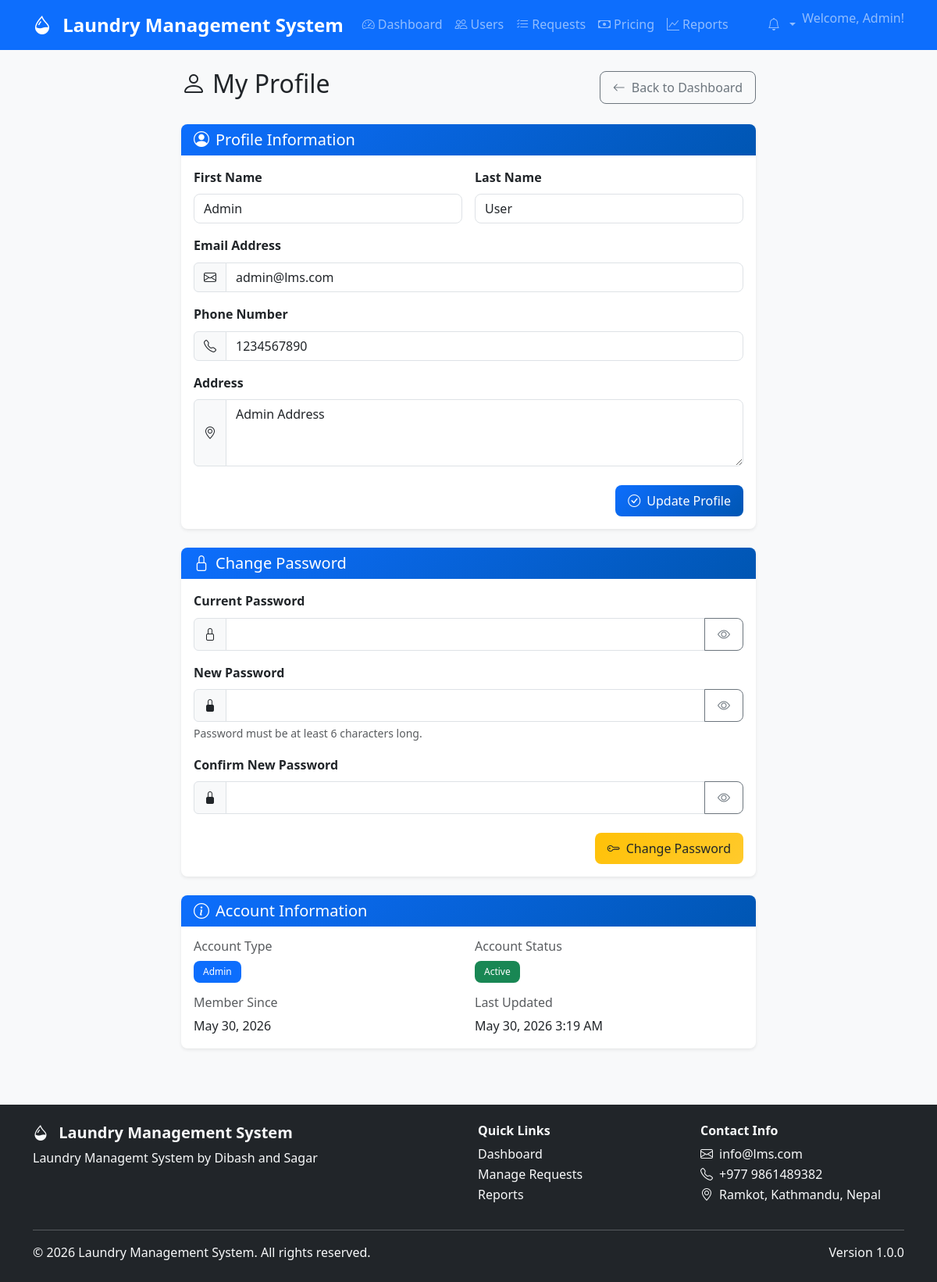
Screenshot of /user/profile.php (signed in) with the database file from the repository.
### tables this page shows
CREATE TABLE users (
    id INT AUTO_INCREMENT PRIMARY KEY,
    first_name VARCHAR(50) NOT NULL,
    last_name VARCHAR(50) NOT NULL,
    email VARCHAR(100) UNIQUE NOT NULL,
    phone VARCHAR(15) NOT NULL,
    address TEXT NOT NULL,
    password VARCHAR(255) NOT NULL,
    user_type ENUM('user', 'admin') DEFAULT 'user',
    status ENUM('active', 'inactive') DEFAULT 'active',
    email_verified BOOLEAN DEFAULT FALSE,
    verification_token VARCHAR(255) NULL,
    reset_token VARCHAR(255) NULL,
    reset_token_expires DATETIME NULL,
    created_at TIMESTAMP DEFAULT CURRENT_TIMESTAMP,
    updated_at TIMESTAMP DEFAULT CURRENT_TIMESTAMP ON UPDATE CURRENT_TIMESTAMP
);

CREATE TABLE system_settings (
    id INT AUTO_INCREMENT PRIMARY KEY,
    setting_key VARCHAR(100) UNIQUE NOT NULL,
    setting_value TEXT NOT NULL,
    description TEXT,
    updated_at TIMESTAMP DEFAULT CURRENT_TIMESTAMP ON UPDATE CURRENT_TIMESTAMP
);

### includes/functions.php (called while the page is built, shortened)
<?php
function is_logged_in() {
    return isset($_SESSION['user_id']) && !empty($_SESSION['user_id']);
}
function is_admin() {
    return isset($_SESSION['user_type']) && $_SESSION['user_type'] === 'admin';
}
function format_date($date, $format = 'M d, Y') {
    return date($format, strtotime($date));
}
function format_datetime($datetime, $format = 'M d, Y g:i A') {
    return date($format, strtotime($datetime));
}
function get_status_badge_class($status) {
    $classes = [
        'pending' => 'bg-warning',
        'accepted' => 'bg-info',
        'picked_up' => 'bg-primary',
        'in_process' => 'bg-secondary',
        'ready' => 'bg-success',
        'delivered' => 'bg-success',
        'cancelled' => 'bg-danger',
        'active' => 'bg-success',
        'inactive' => 'bg-secondary'
    ];
    return $classes[$status] ?? 'bg-secondary';
}
function get_setting($key, $default = '') {
    global $pdo;
    try {
        $stmt = $pdo->prepare("SELECT setting_value FROM system_settings WHERE setting_key = ?");
        $stmt->execute([$key]);
        $result = $stmt->fetch();
        return $result ? $result['setting_value'] : $default;
    } catch (PDOException $e) {
        error_log("Setting retrieval error: " . $e->getMessage());
        return $default;
    }
}
?>

### user/profile.php (the view, shortened to what this page needs)
<?php
require_once '../config/config.php';
try {
    $stmt = $pdo->prepare("SELECT * FROM users WHERE id = ?");
    $stmt->execute([$_SESSION['user_id']]);
    $user = $stmt->fetch();
} catch (PDOException $e) {
    error_log("Profile fetch error: " . $e->getMessage());
    $_SESSION['error_message'] = 'Error loading profile.';
    header('Location: dashboard.php');
    exit();
}
include '../includes/header.php';
?>
<div class="row justify-content-center">
    <div class="col-lg-8">
        <div class="d-flex justify-content-between align-items-center mb-4">
            <h2>
                <i class="bi bi-person me-2"></i>My Profile
            </h2>
            <a href="dashboard.php" class="btn btn-outline-secondary">
                <i class="bi bi-arrow-left me-2"></i>Back to Dashboard
            </a>
        </div>
        <div class="card mb-4">
            <div class="card-header">
                <h5 class="mb-0">
                    <i class="bi bi-person-circle me-2"></i>Profile Information
                </h5>
            </div>
            <div class="card-body">
                <form method="POST" id="profileForm" novalidate>
                    <div class="row g-3 mb-3">
                        <div class="col-md-6">
                            <label for="first_name" class="form-label">First Name</label>
                            <input type="text" class="form-control" id="first_name" name="first_name"
                                   value="<?php echo htmlspecialchars($user['first_name']); ?>" required>
                        </div>
                        <div class="col-md-6">
                            <label for="last_name" class="form-label">Last Name</label>
                            <input type="text" class="form-control" id="last_name" name="last_name"
                                   value="<?php echo htmlspecialchars($user['last_name']); ?>" required>
                        </div>
                    </div>
                    <div class="mb-3">
                        <label for="email" class="form-label">Email Address</label>
                        <div class="input-group">
                            <span class="input-group-text"><i class="bi bi-envelope"></i></span>
                            <input type="email" class="form-control" id="email" name="email"
                                   value="<?php echo htmlspecialchars($user['email']); ?>" required>
                        </div>
                    </div>
                    <div class="mb-3">
                        <label for="phone" class="form-label">Phone Number</label>
                        <div class="input-group">
                            <span class="input-group-text"><i class="bi bi-telephone"></i></span>
                            <input type="tel" class="form-control" id="phone" name="phone"
                                   value="<?php echo htmlspecialchars($user['phone']); ?>" required>
                        </div>
                    </div>
                    <div class="mb-4">
                        <label for="address" class="form-label">Address</label>
                        <div class="input-group">
                            <span class="input-group-text"><i class="bi bi-geo-alt"></i></span>
                            <textarea class="form-control" id="address" name="address" rows="3" required><?php echo htmlspecialchars($user['address']); ?></textarea>
                        </div>
                    </div>
                    <div class="d-flex justify-content-end">
                        <button type="submit" class="btn btn-primary">
                            <i class="bi bi-check-circle me-2"></i>Update Profile
                        </button>
                    </div>
                </form>
            </div>
        </div>
        <div class="card mb-4">
            <div class="card-header">
                <h5 class="mb-0">
                    <i class="bi bi-lock me-2"></i>Change Password
                </h5>
            </div>
            <div class="card-body">
                <form method="POST" id="passwordForm" novalidate>
                    <div class="mb-3">
                        <label for="current_password" class="form-label">Current Password</label>
                        <div class="input-group">
                            <span class="input-group-text"><i class="bi bi-lock"></i></span>
                            <input type="password" class="form-control" id="current_password" name="current_password" required>
                            <button class="btn btn-outline-secondary" type="button" onclick="togglePasswordVisibility('current_password')">
                                <i class="bi bi-eye"></i>
                            </button>
                        </div>
                    </div>
                    <div class="mb-3">
                        <label for="new_password" class="form-label">New Password</label>
                        <div class="input-group">
                            <span class="input-group-text"><i class="bi bi-lock-fill"></i></span>
                            <input type="password" class="form-control" id="new_password" name="new_password" required>
                            <button class="btn btn-outline-secondary" type="button" onclick="togglePasswordVisibility('new_password')">
                                <i class="bi bi-eye"></i>
                            </button>
                        </div>
                        <div class="form-text">Password must be at least <?php echo PASSWORD_MIN_LENGTH; ?> characters long.</div>
                    </div>
                    <div class="mb-4">
                        <label for="confirm_password" class="form-label">Confirm New Password</label>
                        <div class="input-group">
                            <span class="input-group-text"><i class="bi bi-lock-fill"></i></span>
                            <input type="password" class="form-control" id="confirm_password" name="confirm_password" required>
                            <button class="btn btn-outline-secondary" type="button" onclick="togglePasswordVisibility('confirm_password')">
                                <i class="bi bi-eye"></i>
                            </button>
                        </div>
                    </div>
                    <div class="d-flex justify-content-end">
                        <button type="submit" class="btn btn-warning">
                            <i class="bi bi-key me-2"></i>Change Password
                        </button>
                    </div>
                </form>
            </div>
        </div>
        <div class="card">
            <div class="card-header">
                <h5 class="mb-0">
                    <i class="bi bi-info-circle me-2"></i>Account Information
                </h5>
            </div>
            <div class="card-body">
                <div class="row g-3">
                    <div class="col-md-6">
                        <h6 class="text-muted">Account Type</h6>
                        <p class="mb-0">
                            <span class="badge bg-primary"><?php echo ucfirst($user['user_type']); ?></span>
                        </p>
                    </div>
                    <div class="col-md-6">
                        <h6 class="text-muted">Account Status</h6>
                        <p class="mb-0">
                            <span class="badge <?php echo get_status_badge_class($user['status']); ?>">
                                <?php echo ucfirst($user['status']); ?>
                            </span>
                        </p>
                    </div>
                    <div class="col-md-6">
                        <h6 class="text-muted">Member Since</h6>
                        <p class="mb-0"><?php echo format_date($user['created_at']); ?></p>
                    </div>
                    <div class="col-md-6">
                        <h6 class="text-muted">Last Updated</h6>
                        <p class="mb-0"><?php echo format_datetime($user['updated_at']); ?></p>
                    </div>
                </div>
            </div>
        </div>
    </div>
</div>
<?php include '../includes/footer.php'; ?>

### includes/footer.php (shortened to what this page needs)
        </div>
    </main>
    <footer class="bg-dark text-light py-4 mt-5">
        <div class="container">
            <div class="row">
                <div class="col-md-6">
                    <h5 class="fw-bold">
                        <i class="bi bi-droplet-half me-2"></i>
                        <?php echo APP_NAME; ?>
                    </h5>
                    <p class="mb-0">Laundry Managemt System by Dibash and Sagar</p>
                </div>
                <div class="col-md-3">
                    <h6 class="fw-bold">Quick Links</h6>
                    <ul class="list-unstyled">
                        <?php if (is_logged_in()): ?>
                            <?php if (is_admin()): ?>
                                <li><a href="<?php echo APP_URL; ?>/admin/dashboard.php" class="text-light text-decoration-none">Dashboard</a></li>
                                <li><a href="<?php echo APP_URL; ?>/admin/requests.php" class="text-light text-decoration-none">Manage Requests</a></li>
                                <li><a href="<?php echo APP_URL; ?>/admin/reports.php" class="text-light text-decoration-none">Reports</a></li>
                            <?php endif; ?>
                        <?php else: ?>
                            <li><a href="<?php echo APP_URL; ?>/login.php" class="text-light text-decoration-none">Login</a></li>
                            <li><a href="<?php echo APP_URL; ?>/register.php" class="text-light text-decoration-none">Register</a></li>
                        <?php endif; ?>
                    </ul>
                </div>
                <div class="col-md-3">
                    <h6 class="fw-bold">Contact Info</h6>
                    <ul class="list-unstyled">
                        <li><i class="bi bi-envelope me-2"></i><?php echo get_setting('site_email', 'info@lms.com'); ?></li>
                        <li><i class="bi bi-telephone me-2"></i>+977 9861489382</li>
                        <li><i class="bi bi-geo-alt me-2"></i>Ramkot, Kathmandu, Nepal</li>
                    </ul>
                </div>
            </div>
            <hr class="my-3">
            <div class="row align-items-center">
                <div class="col-md-6">
                    <p class="mb-0">&copy; <?php echo date('Y'); ?> <?php echo APP_NAME; ?>. All rights reserved.</p>
                </div>
                <div class="col-md-6 text-md-end">
                    <p class="mb-0">Version <?php echo APP_VERSION; ?></p>
                </div>
            </div>
        </div>
    </footer>
</body>
</html>

### assets/css/style.css (style rules this page uses)
:root { --primary-color: #0d6efd; --secondary-color: #6c757d; --success-color: #198754; --danger-color: #dc3545; --warning-color: #ffc107; --info-color: #0dcaf0; --light-color: #f8f9fa; --dark-color: #212529; --border-radius: 0.5rem; --box-shadow: 0 0.125rem 0.25rem rgba(0, 0, 0, 0.075); --box-shadow-lg: 0 1rem 3rem rgba(0, 0, 0, 0.175); }
body { font-family: 'Segoe UI', Tahoma, Geneva, Verdana, sans-serif; background-color: #f8f9fa; line-height: 1.6; }
.card { border: none; border-radius: var(--border-radius); box-shadow: var(--box-shadow); transition: all 0.3s ease; }
.card-header { background: linear-gradient(135deg, var(--primary-color), #0056b3); color: white; border-radius: var(--border-radius) var(--border-radius) 0 0 !important; border: none; font-weight: 600; }
.form-control, .form-select { border-radius: var(--border-radius); border: 1px solid #dee2e6; transition: all 0.3s ease; }
.form-label { font-weight: 600; color: var(--dark-color); margin-bottom: 0.5rem; }
.btn { border-radius: var(--border-radius); font-weight: 500; padding: 0.5rem 1rem; transition: all 0.3s ease; }
.btn-primary { background: linear-gradient(135deg, var(--primary-color), #0056b3); border: none; }
.btn-warning { background: linear-gradient(135deg, var(--warning-color), #ffca2c); border: none; color: var(--dark-color); }
.badge { font-size: 0.75rem; padding: 0.5rem 0.75rem; border-radius: var(--border-radius); font-weight: 500; }
footer { margin-top: auto; }
.fade-in { animation: fadeIn 0.5s ease-in; }

### rows the page displays
users: first_name "Admin", last_name "User", email "admin@lms.com", phone "1234567890", address "Admin Address", user_type "Admin", status "Active", created_at "May 30, 2026", updated_at "May 30, 2026 3:19 AM"
system_settings: setting_value "info@lms.com"

### other values shown
APP_NAME "Laundry Management System"
$_SESSION['first_name'] "Admin"
PASSWORD_MIN_LENGTH "6"
APP_VERSION "1.0.0"
